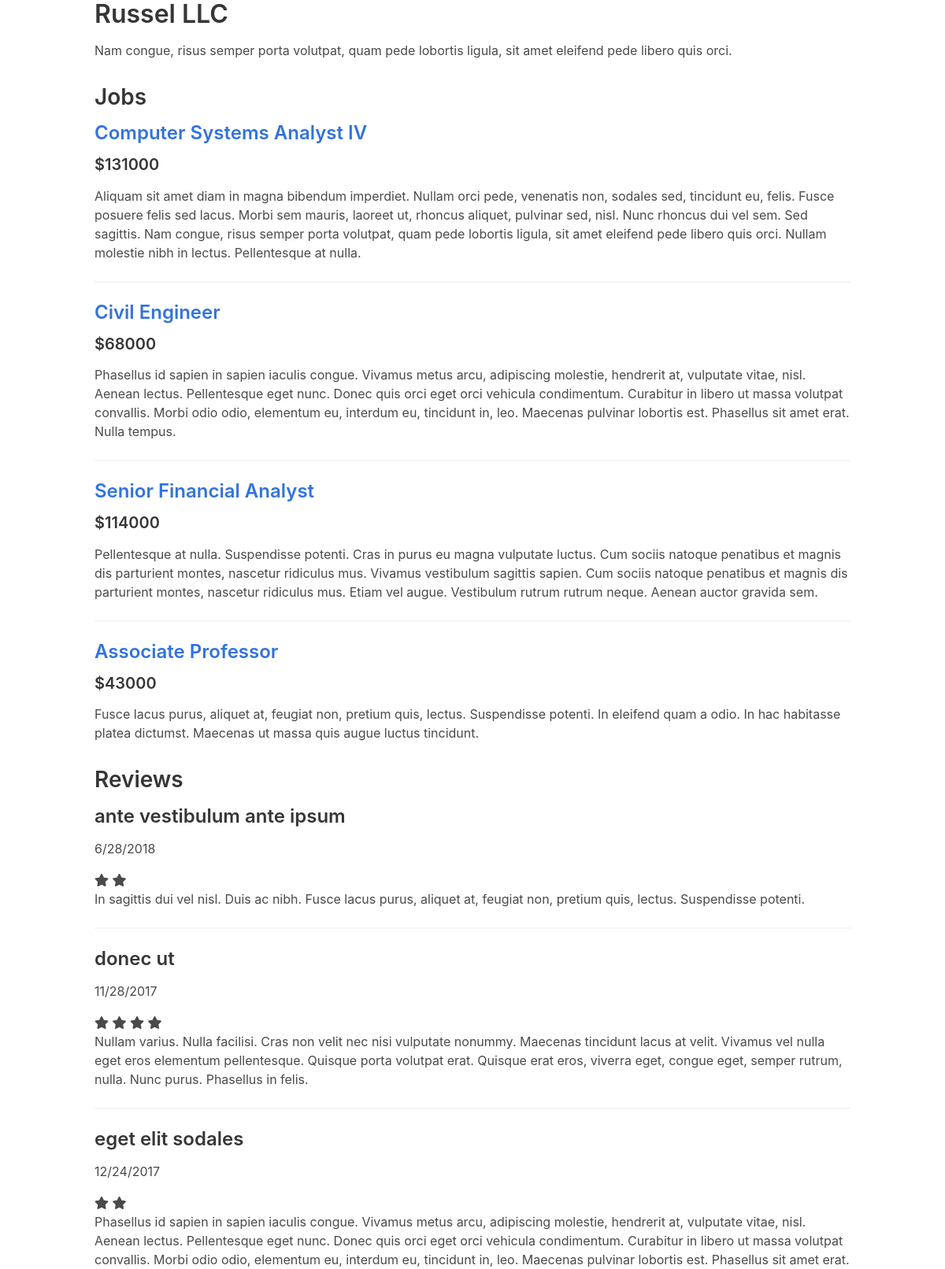
Screenshot of /employer/16 with the database file from the repository.
### tables this page shows
CREATE TABLE employer (id INTEGER PRIMARY KEY AUTOINCREMENT, name VARCHAR NOT NULL, description TEXT, address VARCHAR NOT NULL, city VARCHAR NOT NULL, state VARCHAR NOT NULL, zip VARCHAR NOT NULL);

CREATE TABLE job (id INTEGER PRIMARY KEY AUTOINCREMENT, title VARCHAR NOT NULL, description TEXT NOT NULL, salary VARCHAR NOT NULL, employer_id INT NOT NULL);

CREATE TABLE review (id integer PRIMARY KEY AUTOINCREMENT, review TEXT DEFAULT NULL, rating INTEGER, title VARCHAR, date DATETIME, status VARCHAR, employer_id INTEGER);

### app.py (the view)
@app.route('/employer/<employer_id>')
def employer(employer_id):
    employer = query_db('SELECT * FROM employer WHERE id=?', [employer_id], True)
    jobs = query_db(
        'SELECT job.id, job.title, job.description, job.salary'
        ' FROM job JOIN employer ON employer.id = job.employer_id'
        ' WHERE employer.id = ?', [employer_id])
    reviews = query_db(
        'SELECT review, rating, title, date, status'
        ' FROM review JOIN employer ON employer.id = review.employer_id'
        ' WHERE employer.id = ?', [employer_id])
    return render_template('employer.html', employer=employer, jobs=jobs, reviews=reviews)

### app.py (called while the page is built)
def get_db():
    db = getattr(g, '_database', None)
    if db is None:
        db = g._database = sqlite3.connect(DATABASE)
    db.row_factory = sqlite3.Row
    return db

def query_db(query, args=(), one=False):
    cur = get_db().execute(query, args)
    rv = cur.fetchall()
    cur.close()
    return (rv[0] if rv else None) if one else rv

@app.teardown_appcontext
def close_connection(exception):
    db = getattr(g, '_database', None)
    if db is not None:
        db.close()

### templates/employer.html
{% extends "layout.html" %}
{% block content %}
  <div>
    <h1>{{ employer['name'] }}</h1>
    <div class="description">
      <p>{{ employer['description'] }}</p>
    </div>
  </div>
  <h2>Jobs</h2>
  {% for job in jobs %}
    <div>
      <h3>
        <a href="{{ url_for('job', job_id=job['id']) }}">
          {{ job['title'] }}
        </a>
      </h3>
      <div class="description">
        <h4>${{ job['salary'] }}</h4>
        <p>{{ job['description'] }}</p>
      </div>
    </div>
    {% if not loop.last %}
      <hr>
    {% endif %}
  {% endfor %}
  <h2>Reviews</h2>
  {% for review in reviews %}
    <div>
      <h3>{{ review['title'] }}</h3>
      <div class="review">
        <p>{{ review['date'] }}</p>
        {% for _ in range(1, review['rating']): %}
          <span class="fa fa-star checked"></span>
        {% endfor %}
        <p>{{ review['review'] }}</p>
      </div>
    </div>
    {% if not loop.last %}
      <hr>
    {% endif %}
  {% endfor %}
{% endblock %}

### rows the page displays
employer: name "Russel LLC", description "Nam congue, risus semper porta volutpat, quam pede lobortis ligula, sit amet eleifend pede libero quis orci."
job: title "Computer Systems Analyst IV", salary "131000", description "Aliquam sit amet diam in magna bibendum imperdiet. Nullam orci pede, venenatis non, sodales sed, tincidunt eu, felis. Fusce posuere felis sed lacus. Morbi sem mauris, laoreet ut, rhoncus aliquet, pulvinar sed, nisl. Nunc rhoncus dui vel sem. Sed sagittis. Nam congue, risus semper porta volutpat, quam pede lobortis ligula, sit amet eleifend pede libero quis orci. Nullam molestie nibh in lectus. Pellentesque at nulla."
job: title "Civil Engineer", salary "68000", description "Phasellus id sapien in sapien iaculis congue. Vivamus metus arcu, adipiscing molestie, hendrerit at, vulputate vitae, nisl. Aenean lectus. Pellentesque eget nunc. Donec quis orci eget orci vehicula condimentum. Curabitur in libero ut massa volutpat convallis. Morbi odio odio, elementum eu, interdum eu, tincidunt in, leo. Maecenas pulvinar lobortis est. Phasellus sit amet erat. Nulla tempus."
job: title "Senior Financial Analyst", salary "114000", description "Pellentesque at nulla. Suspendisse potenti. Cras in purus eu magna vulputate luctus. Cum sociis natoque penatibus et magnis dis parturient montes, nascetur ridiculus mus. Vivamus vestibulum sagittis sapien. Cum sociis natoque penatibus et magnis dis parturient montes, nascetur ridiculus mus. Etiam vel augue. Vestibulum rutrum rutrum neque. Aenean auctor gravida sem."
job: title "Associate Professor", salary "43000", description "Fusce lacus purus, aliquet at, feugiat non, pretium quis, lectus. Suspendisse potenti. In eleifend quam a odio. In hac habitasse platea dictumst. Maecenas ut massa quis augue luctus tincidunt."
review: title "ante vestibulum ante ipsum", date "6/28/2018", review "In sagittis dui vel nisl. Duis ac nibh. Fusce lacus purus, aliquet at, feugiat non, pretium quis, lectus. Suspendisse potenti."
review: title "donec ut", date "11/28/2017", review "Nullam varius. Nulla facilisi. Cras non velit nec nisi vulputate nonummy. Maecenas tincidunt lacus at velit. Vivamus vel nulla eget eros elementum pellentesque. Quisque porta volutpat erat. Quisque erat eros, viverra eget, congue eget, semper rutrum, nulla. Nunc purus. Phasellus in felis."
review: title "eget elit sodales", date "12/24/2017", review "Phasellus id sapien in sapien iaculis congue. Vivamus metus arcu, adipiscing molestie, hendrerit at, vulputate vitae, nisl. Aenean lectus. Pellentesque eget nunc. Donec quis orci eget orci vehicula condimentum. Curabitur in libero ut massa volutpat convallis. Morbi odio odio, elementum eu, interdum eu, tincidunt in, leo. Maecenas pulvinar lobortis est. Phasellus sit amet erat."
